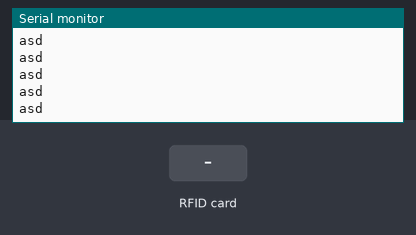
A sketch run on a simulated ESP32. Parts: the last lines printed to the serial monitor. The inputs (shaded band) are chosen by the test bench. WiFi joins after 1.5 s; servers stay silent unless stated.

Above: at 2.8 s.
2.9 s: RFID card 5E 7A 19 C4 held to the reader
At 4.0 s:
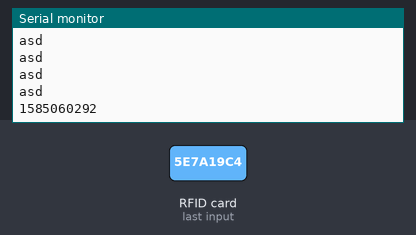
At 9.0 s:
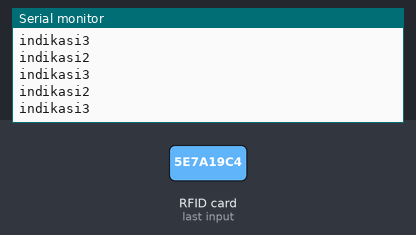
Timing chart, 0 to 9.2 s (numbered marks = the images above; inputs shaded):
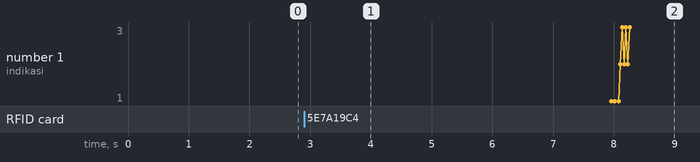

Measured:
- after the input at 2.9 s, the serial monitor: prints a new line at once (image 1)

The sketch:

rfid_esp32.ino
```cpp
#include <SPI.h>
#include <deprecated.h>
#include <MFRC522.h>
#include <MFRC522Extended.h>
#include <require_cpp11.h>
#include <WiFi.h>
#include <HTTPClient.h>
#define SS_PIN 21
#define RST_PIN 22

const char* ssid     = "LAB KOMPUTER";
const char* password = "labserver";
String url = "http://wameapp.000webhostapp.com/user/";
MFRC522 mfrc522(SS_PIN, RST_PIN);   // Create MFRC522 instance

boolean reconnect() {
  WiFi.begin(ssid, password);

   int retry = 51;
  while (WiFi.status() != WL_CONNECTED) {
    if (retry > 50) {
      Serial.println("");
      Serial.printf("Trying connect to %s", ssid);
      retry = 0;
    }
    delay(100);
    Serial.print(".");
    retry++;
  }

  Serial.println("");
  Serial.println("WiFi connected");
  Serial.print("IP address: ");
  Serial.println("");
  Serial.println(WiFi.localIP());
  Serial.println("Tempelkan kartu");
}

String logToServer(unsigned long cardUID) {

  delay(700);

//  Serial.printf("Send Request to %s%u\n", url.c_str(), cardUID);
  HTTPClient http;

  http.begin(url + cardUID); //HTTP
  int httpCode = http.GET();
  if (httpCode > 0) {
    Serial.printf("[HTTP] GET... code: %d\n", httpCode);

    int masterKey = 3647998394;
    if(httpCode == HTTP_CODE_OK || masterKey == cardUID) {
      String payload = http.getString();
        Serial.println("Silahkan masuk!");
      Serial.println(payload);
    }else if(httpCode == HTTP_CODE_BAD_REQUEST){
     String payload = http.getString();
     Serial.println("Anda tidak terdaftar disini!");
  }
  }
  else {
    Serial.printf("[HTTP] GET... failed, error: %s\n", http.errorToString(httpCode).c_str());
  }
  http.end();

}

void setup() {
  Serial.begin(9600);

  Serial.println("");
  delay(100);

  reconnect();

  SPI.begin();        // Init SPI bus
  mfrc522.PCD_Init(); // Init MFRC522 card

  //If you set Antenna Gain to Max it will increase reading distance
  mfrc522.PCD_SetAntennaGain(mfrc522.RxGain_max);
}

unsigned long getCardUID() {
  if ( !mfrc522.PICC_ReadCardSerial()) { //Since a PICC placed get Serial and continue
    return -1;
  }
  unsigned long hex_num;
  hex_num =  mfrc522.uid.uidByte[0] << 24;
  hex_num += mfrc522.uid.uidByte[1] << 16;
  hex_num += mfrc522.uid.uidByte[2] <<  8;
  hex_num += mfrc522.uid.uidByte[3];
  mfrc522.PICC_HaltA(); // Stop reading
  return hex_num;
}

int wait = 51;

void loop() {
  if (WiFi.status() != WL_CONNECTED)
    reconnect();

  if (wait > 50) {
    Serial.println("");
    wait = 0;
  }

  Serial.print("");

  wait++;

  if (wait % 2 == 0)
    Serial.println("asd");
  else
    Serial.println("asd");

  // Look for new cards
  if ( ! mfrc522.PICC_IsNewCardPresent()) {
    delay(30);
    return;
  }

  unsigned long cardUID = getCardUID();
  Serial.println(cardUID);
  delay(5000);

  for (int i = 0; i < 3; i++) {
    delay(30);
      Serial.println("indikasi1");
    delay(30);
  }

  if (cardUID == -1) {
    Serial.println("Failed to get UID");
    return;
  }

  Serial.printf("\nCard UID is %u\n", cardUID);

  for (int i = 0; i < 3; i++) {
    Serial.println("indikasi2");
    delay(30);
    Serial.println("indikasi3");
    delay(30);
  }

  logToServer(cardUID);

  wait = 51;
}
```
